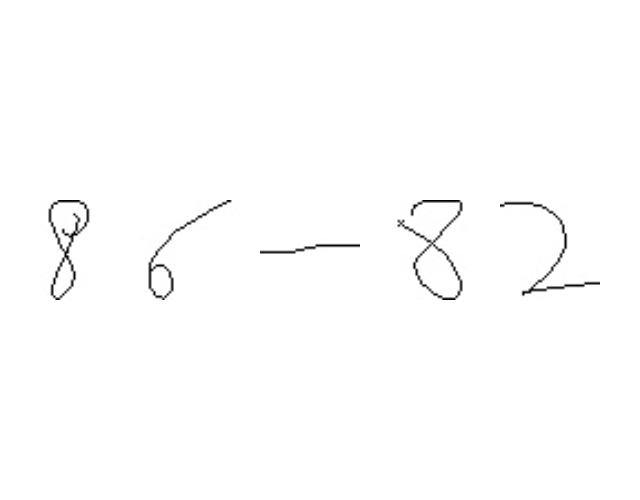
#> input picture notebooks/yolo_equation_images/2numbers_test_000.png, 640 x 500 px, found by its file name
$ jupyter execute --allow-errors FinalNotebook.ipynb
#> lines starting #> are read from the running program, lines starting #| are printed output that depends on the picture; after the words box and inside, x2 and y2 are one past the last pixel; in counts of white or black regions, pixels touching at a corner belong together
[cell 1]
import cv2
import numpy as np
import matplotlib.pyplot as plt
import tensorflow as tf

from tensorflow.keras.preprocessing.image import ImageDataGenerator
from tensorflow.keras.preprocessing import image
import os

# Preprocessing

[cell 2]
# [5 lines left out: function binarize, not called in this run]

data_dir = '../data'
batch_size = 32
img_height = 45
img_width = 45

# Creating Training and Validation Datasets

#> (a cell that did not finish here is left out)

# Creating Classification Model

[cell 4]
num_classes = 14

#> (the rest of this cell did not finish here and is left out)

#> (a cell that did not finish here is left out)

# Creating Plots

#> (a cell that did not finish here is left out)

[cell 7]
import matplotlib.pyplot as plt
import numpy as np

# Data
class_names = ['0', 'times', '1', '2', '3', '4', '5', '6', '7', '8', '9', '+', '-', '=']
accuracies = np.array([97.04, 100, 99.19, 96.69, 97.26, 97.83, 100, 98.80, 98.77, 98.47, 99.47, 99.05, 99.20, 99.59])

# Convert accuracies to 0-1 scale for plotting
accuracies_scaled = accuracies / 100

# Create the plot
plt.figure(figsize=(15, 5))
bars = plt.bar(class_names, accuracies_scaled)
plt.title('Per-Class Accuracy')
plt.xlabel('Class')
plt.ylabel('Accuracy')
plt.xticks(rotation=45)

# Add percentage labels on top of bars using the original accuracy values
for bar, acc in zip(bars, accuracies):
    height = bar.get_height()
    plt.text(bar.get_x() + bar.get_width()/2., height,
            f'{acc:.2f}%',
            ha='center', va='bottom')

plt.tight_layout()
plt.show()

[cell 8]
import matplotlib.pyplot as plt
import seaborn as sns
import numpy as np
from sklearn.metrics import confusion_matrix, classification_report

# [108 lines left out: function visualize_model_performance, not called in this run]

#> (a cell that did not finish here is left out)

[cell 10]
# [33 lines left out: function verify_predictions, not called in this run]

#> (the rest of this cell did not finish here and is left out)

# Object Detection Using Contours

[cell 11]
image_dir = "test_equation_images/"

[cell 12]
def getOverlap(a, b):
     return max(0, min(a[1], b[1]) - max(a[0], b[0]))
def detect_contours(img_path):
    # Given an image path, output bounding box coordinates of an image
    input_image = cv2.imread(img_path, 0) # Load a greyscale image

    # Make a copy to draw bounding box
    input_image_cpy = input_image.copy()

    # Convert the grayscale image to binary (image binarization opencv python), then invert
    binarized = cv2.adaptiveThreshold(input_image_cpy,255,cv2.ADAPTIVE_THRESH_MEAN_C, cv2.THRESH_BINARY,11,2)
    inverted_binary_img = ~binarized

    # Detect contours
    # hierarchy variable contains information about the relationship between each contours
    contours_list, hierarchy = cv2.findContours(inverted_binary_img,
                                           cv2.RETR_TREE,
                                           cv2.CHAIN_APPROX_SIMPLE) # Find contours
    # Detect contours
    l = []
    for c in contours_list:
        x, y, w, h = cv2.boundingRect(c)
        l.append([x, y, w, h])
    # Check whether any overlapping rectangles. We do this in a way such that we only compare each box once with all other boxes.
    lcopy = l.copy()
    keep = []
    while len(lcopy) != 0:
        curr_x, curr_y, curr_w, curr_h = lcopy.pop(0) # Look at next box
        if curr_w * curr_h < 20: # remove very small boxes
            continue
        throw = []
        for i, (x, y, w, h) in enumerate(lcopy):
            curr_interval = [curr_x, curr_x+curr_w]
            next_interval = [x, x+w]
            if getOverlap(curr_interval, next_interval) > 1 : # more than 3 pixels overlap, this is arbitrary
                # Merge the two intervals
                new_interval_x = [min(curr_x, x), max(curr_x+curr_w, x+w)]
                new_interval_y = [min(curr_y, y), max(curr_y+curr_h, y+h)]
                newx, neww = new_interval_x[0], new_interval_x[1] - new_interval_x[0]
                newy, newh = new_interval_y[0], new_interval_y[1] - new_interval_y[0]
                curr_x, curr_y, curr_w, curr_h = newx, newy, neww, newh
                throw.append(i) # Mark this box to throw away later, since it has now been merged with current box
        for ind in sorted(throw, reverse=True): # Sort in reverse order otherwise we will pop incorrectly
            lcopy.pop(ind)
        keep.append([curr_x, curr_y, curr_w, curr_h]) # Keep the current box we are comparing against
    return keep

[cell 13]
IMAGE = "2numbers_test_000.png"
img_path = "test_equation_images/"+IMAGE
input_image = cv2.imread(img_path, 0)
#> input_image is the input picture: shape (500, 640); min 0, max 255, mean 253.2
input_image_cpy = input_image.copy()
keep = detect_contours(image_dir+IMAGE)
#> in detect_contours, `binarized = cv2.adaptiveThreshold(input_image_cpy,255,cv2.ADAPTIVE_THR..`:
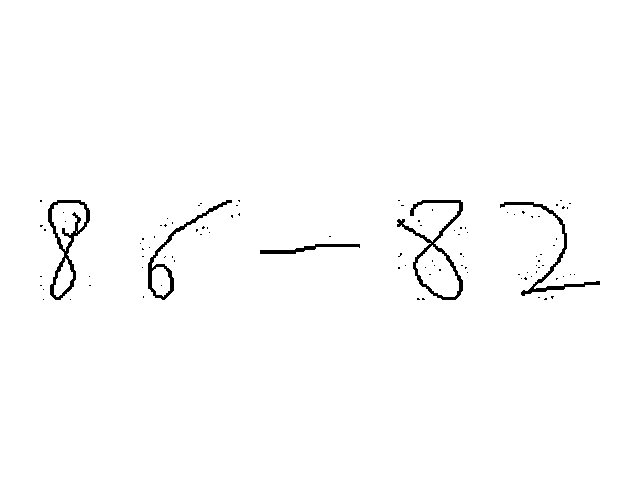
#> binarized: shape (500, 640); 98.7% white; 101 black regions (96 under 20 px), largest, box (x1, y1, x2, y2) and area: (397, 200, 463, 300) 1021, (48, 200, 90, 300) 936, (500, 202, 600, 296) 765, (148, 200, 232, 300) 683, (260, 244, 360, 254) 360
#> in detect_contours, `contours_list, hierarchy = cv2.findContours(inverted_binary_img, cv2.R..`: contours_list = 106 contours, 97 with area under 20; largest, box (x1, y1, x2, y2) and area: (397, 200, 463, 300) 2170, (48, 200, 90, 300) 2132, (415, 244, 460, 298) 1446, (51, 202, 87, 252) 1020, (148, 200, 232, 300) 956
#> the loop in detect_contours, `for c in contours_list:` made 106 passes
#> (c, x, y, w, h) on passes 3 to 5: ([[545, 298], [544, 299], [546, 299], [546, 298]], 544, 298, 3, 2), ([[422, 298], [422, 299], [424, 299], [423, 298]], 422, 298, 3, 2), ([[417, 298], [417, 299], [419, 299], [418, 298]], 417, 298, 3, 2)
#> after the loop in detect_contours, `for c in contours_list:`: l = 106 items, first 6: [70, 299, 1, 1], [43, 299, 1, 1], [544, 298, 3, 2], [422, 298, 3, 2], [417, 298, 3, 2], [538, 297, 2, 1]
#> in detect_contours, `lcopy = l.copy()`: lcopy has the same summary as l
#> the loop in detect_contours, `while len(lcopy) != 0:` made 96 passes
#> after the loop in detect_contours, `while len(lcopy) != 0:`: keep = [[260, 236, 100, 18], [500, 200, 100, 96], [397, 200, 66, 100], [148, 200, 84, 100], [48, 200, 42, 100]]; lcopy = []

[cell 14]
#Visualise how the bounding boxes look like
for (x, y, w, h) in keep:
    cv2.rectangle(input_image_cpy, (x, y), (x + w, y + h), (0, 0, 255), 1)
#> this loop made 5 passes
plt.imshow(input_image_cpy, cmap='gray')
plt.show()

[cell 15]
def create_contour_visualizations(image_path):
    """Create comprehensive visualizations of the contour detection process"""
    # Read image and process
    input_image = cv2.imread(image_path, 0)
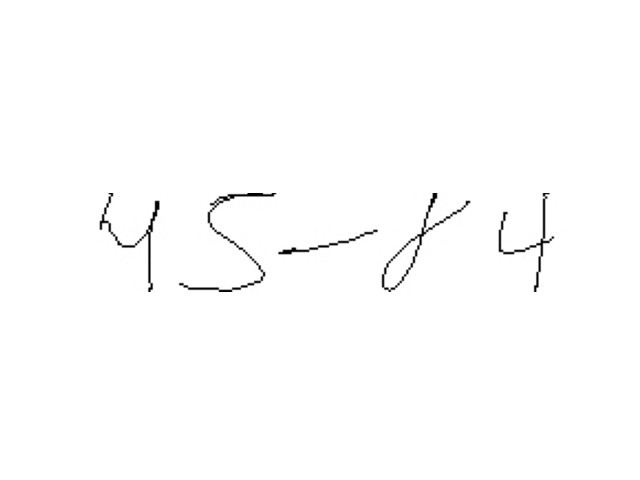
#> input picture test_equation_images/2numbers_test_002.png, 640 x 480 px, found by its file name
#> input_image is the input picture: shape (480, 640); min 0, max 255, mean 253.1
    binarized = cv2.adaptiveThreshold(input_image, 255,
                                    cv2.ADAPTIVE_THRESH_MEAN_C,
                                    cv2.THRESH_BINARY, 11, 2)
    inverted_binary_img = ~binarized

    # Get contours and boxes
    contours_list, hierarchy = cv2.findContours(inverted_binary_img,
                                              cv2.RETR_TREE,
                                              cv2.CHAIN_APPROX_SIMPLE)
#> contours_list = 133 contours, 127 with area under 20; largest, box (x1, y1, x2, y2) and area: (382, 193, 471, 292) 1282, (384, 236, 420, 290) 788, (179, 193, 277, 292) 576, (498, 193, 555, 292) 432, (99, 193, 160, 292) 428, (278, 229, 378, 255) 236

    # Get final boxes
    keep = detect_contours(image_path)
#> the loop in detect_contours (call 2), `for c in contours_list:` made 133 passes
#> (c, x, y, w, h) on passes 1 to 3: ([[256, 291], [258, 291]], 256, 291, 3, 1), ([[409, 290], [409, 291]], 409, 290, 1, 2), ([[140, 290], [140, 291], [141, 291], [141, 290]], 140, 290, 2, 2)
#> the loop in detect_contours (call 2), `while len(lcopy) != 0:` made 120 passes

    # 1. Process Steps Visualization
    fig, axes = plt.subplots(2, 2, figsize=(15, 12))
    axes = axes.ravel()

    # Original
    axes[0].imshow(input_image, cmap='gray')
    axes[0].set_title('Original Image')

    # Binarized
    axes[1].imshow(binarized, cmap='gray')
    axes[1].set_title('Binarized Image')

    # All Contours
    contour_img = input_image.copy()
    cv2.drawContours(contour_img, contours_list, -1, (0), 2)
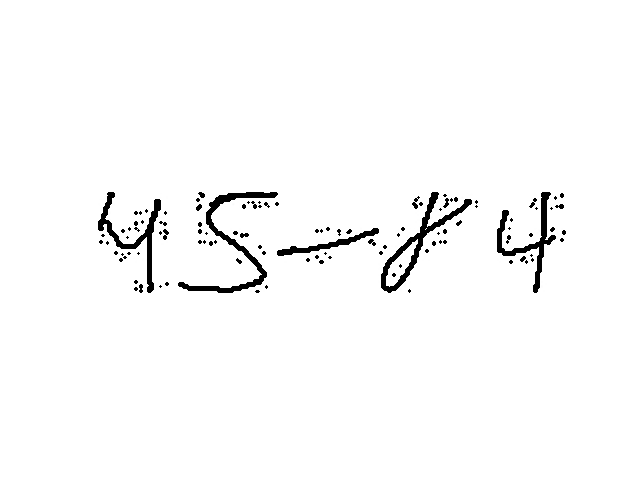
#> contour_img: shape (480, 640); 2.18% of pixels changed, all inside (x1, y1, x2, y2) = (98, 192, 566, 293)
    axes[2].imshow(contour_img, cmap='gray')
    axes[2].set_title('All Detected Contours')

    # Final Boxes
    final_img = input_image.copy()
    for (x, y, w, h) in keep:
        cv2.rectangle(final_img, (x, y), (x + w, y + h), (0), 2)
#> this loop made 5 passes
#> (x, y, w, h) on passes 1 to 4: (278, 228, 100, 27), (179, 193, 98, 99), (382, 193, 89, 99), (498, 193, 57, 99)
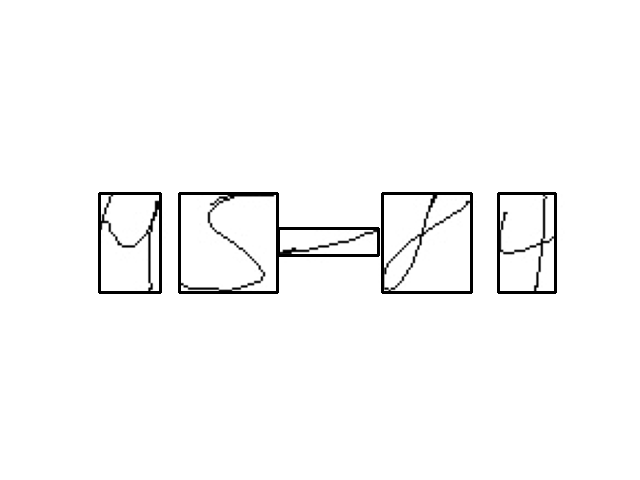
#> final_img: shape (480, 640); 1.58% of pixels changed, all inside (x1, y1, x2, y2) = (98, 192, 557, 294)
    axes[3].imshow(final_img, cmap='gray')
    axes[3].set_title('Final Bounding Boxes')

    for ax in axes:
        ax.axis('off')
    plt.tight_layout()
    plt.show()

    # 2. Box Statistics
    widths = [w for (x, y, w, h) in keep]
    heights = [h for (x, y, w, h) in keep]
    areas = [w*h for (x, y, w, h) in keep]
    aspect_ratios = [w/h for (x, y, w, h) in keep]

    fig, axes = plt.subplots(2, 2, figsize=(15, 10))

    # Box dimensions
    axes[0,0].scatter(widths, heights)
    axes[0,0].set_title('Box Dimensions')
    axes[0,0].set_xlabel('Width (pixels)')
    axes[0,0].set_ylabel('Height (pixels)')
    axes[0,0].grid(True)

    # Areas
    axes[0,1].hist(areas, bins=20)
    axes[0,1].set_title('Box Area Distribution')
    axes[0,1].set_xlabel('Area (pixels²)')
    axes[0,1].set_ylabel('Count')
    axes[0,1].grid(True)

    # Aspect ratios
    axes[1,0].hist(aspect_ratios, bins=20)
    axes[1,0].set_title('Aspect Ratio Distribution')
    axes[1,0].set_xlabel('Width/Height Ratio')
    axes[1,0].set_ylabel('Count')
    axes[1,0].grid(True)

    # Box positions
    axes[1,1].scatter([x for (x,y,w,h) in keep],
                     [y for (x,y,w,h) in keep])
    axes[1,1].set_title('Box Positions')
    axes[1,1].set_xlabel('X Position')
    axes[1,1].set_ylabel('Y Position')
    axes[1,1].invert_yaxis()  # Match image coordinates
    axes[1,1].grid(True)

    plt.tight_layout()
    plt.show()
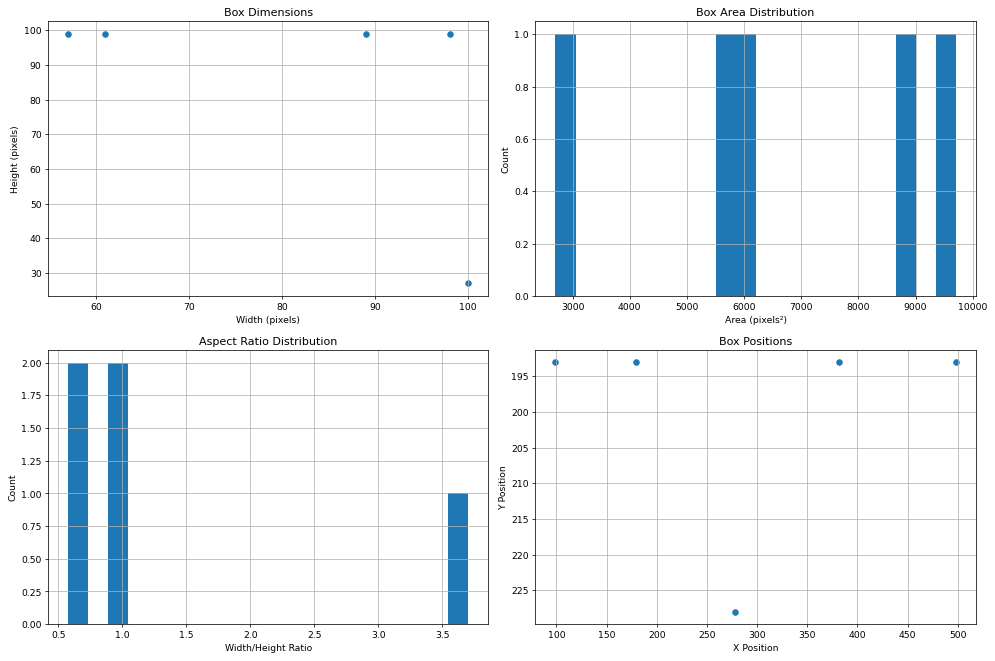
#> figure drawn by matplotlib, 4 panels

    # 3. Overlap Analysis
    n_boxes = len(keep)
    overlap_matrix = np.zeros((n_boxes, n_boxes))
    for i in range(n_boxes):
        for j in range(n_boxes):
            if i != j:
                x1, y1, w1, h1 = keep[i]
                x2, y2, w2, h2 = keep[j]
                overlap = getOverlap([x1, x1+w1], [x2, x2+w2])
                overlap_matrix[i,j] = overlap

    plt.figure(figsize=(8, 6))
    sns.heatmap(overlap_matrix, annot=True, fmt='.1f', cmap='YlOrRd')
    plt.title('Box Overlap Analysis')
    plt.xlabel('Box Index')
    plt.ylabel('Box Index')
    plt.show()
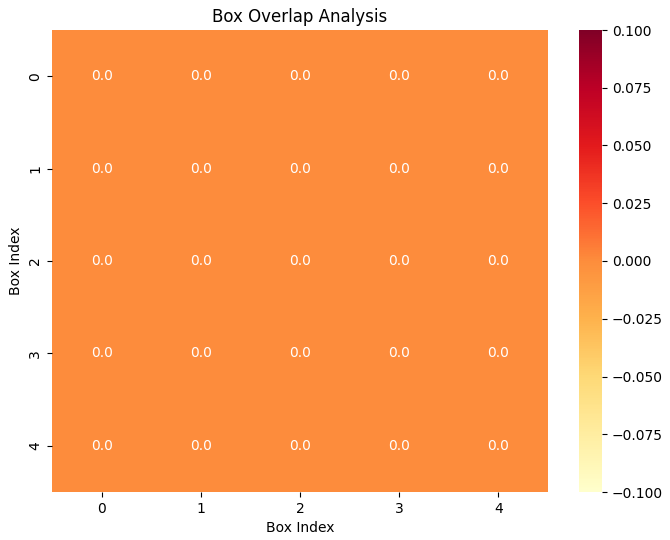
#> figure drawn by matplotlib, 2 panels

# Use the function
img_path = 'test_equation_images/2numbers_test_002.png'
create_contour_visualizations(img_path)

[cell 16]
# [40 lines left out: function resize_pad, not called in this run]

[cell 17]
# [50 lines left out: function predict_single_equation, not called in this run]

# Use it like this:
img_path = "test_equation_images/2numbers_test_020.png"  # Replace with your image path
#> (the rest of this cell did not finish here and is left out)

[cell 18]
# [45 lines left out: functions calculate_iou, evaluate_detection, not called in this run]

[cell 19]
import json
def evaluate_equation_detection(image_path):
    # Get detected boxes
    detected_boxes = detect_contours(image_path)
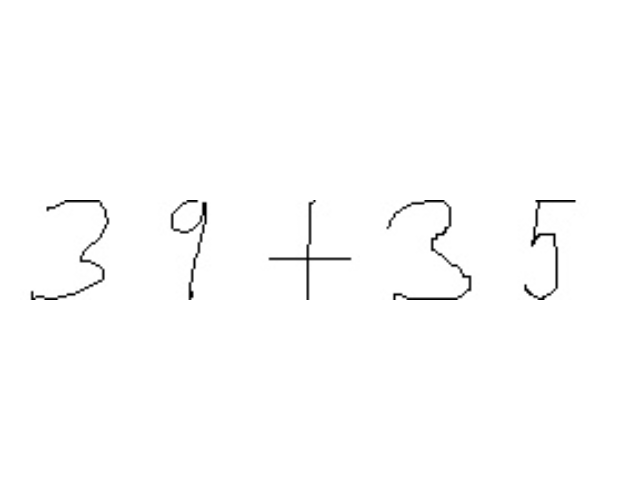
#> input picture notebooks/test_equation_images_withlabels/2numbers_test_001.png, 640 x 500 px
#> in detect_contours, input_image is the input picture: shape (500, 640); min 0, max 255, mean 253.1
#> the loop in detect_contours (call 3), `for c in contours_list:` made 99 passes
#> c on passes 1 to 4: [[569, 299], [570, 299]], [[560, 299], [561, 299]], [[83, 299]], [[518, 298], [517, 299], [519, 299], [519, 298]]
#> the loop in detect_contours (call 3), `while len(lcopy) != 0:` made 98 passes

    # Load ground truth
    gt_path = image_path.replace('.png', '_gt.json')
    with open(gt_path, 'r') as f:
        ground_truth_data = json.load(f)

    # Evaluate detection
    metrics = evaluate_detection(detected_boxes, ground_truth_data['boxes'])

    # Visualize results
    img = cv2.imread(image_path, 0)
    plt.figure(figsize=(15, 5))

    # Plot with detected boxes
    plt.subplot(1, 2, 1)
    plt.imshow(img, cmap='gray')
    for box in detected_boxes:
        x, y, w, h = box
        plt.gca().add_patch(plt.Rectangle((x, y), w, h,
                                        fill=False, color='red', linewidth=2))
    plt.title('Detected Boxes')

    # Plot with ground truth boxes
    plt.subplot(1, 2, 2)
    plt.imshow(img, cmap='gray')
    for box in ground_truth_data['boxes']:
        x, y, w, h = box
        plt.gca().add_patch(plt.Rectangle((x, y), w, h,
                                        fill=False, color='green', linewidth=2))
    plt.title('Ground Truth Boxes')

    plt.tight_layout()
    plt.show()

    return metrics

output_folder = 'test_equation_images_withlabels'
# Evaluate all test images
all_metrics = []
#> (the rest of this cell did not finish here and is left out)

[cell 20]
import numpy as np
import matplotlib.pyplot as plt
import cv2
import json

# [20 lines left out: function calculate_iou, not called in this run]

def evaluate_contour_detection(image_path, gt_path):
    """Evaluate contour detection against ground truth"""
    # Get detected boxes
    detected_boxes = detect_contours(image_path)
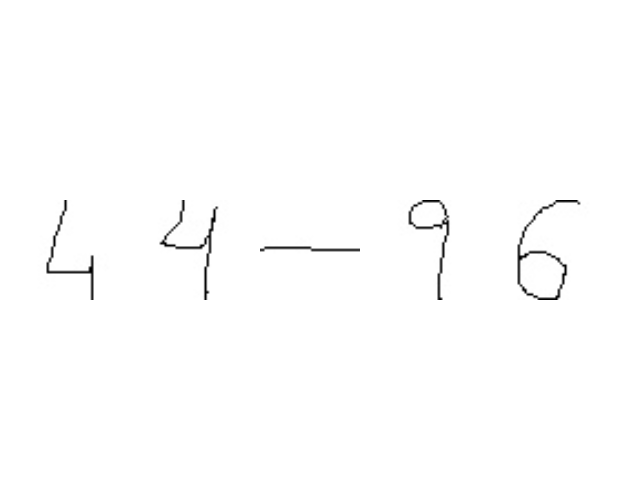
#> input picture notebooks/test_equation_images_withlabels/2numbers_test_035.png, 640 x 500 px
#> in detect_contours, input_image is the input picture: shape (500, 640); min 0, max 255, mean 253.4
#> in detect_contours (call 4), `binarized = cv2.adaptiveThreshold(input_image_cpy,255,cv2.ADAPTIVE_THR..`:
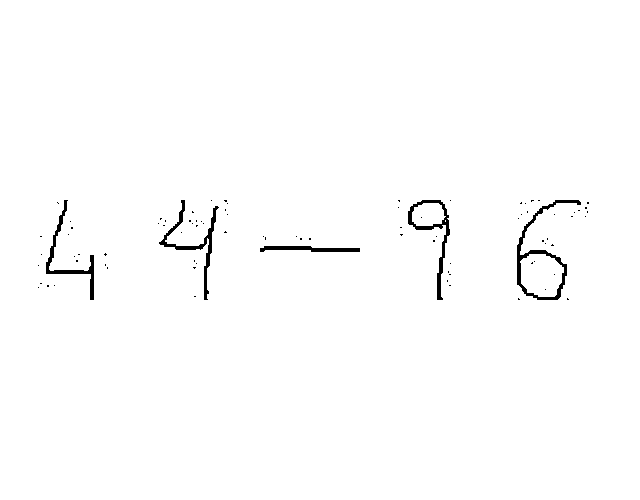
#> binarized: shape (500, 640); 98.9% white; 87 black regions (82 under 20 px), largest, box (x1, y1, x2, y2) and area: (517, 200, 581, 300) 870, (159, 200, 219, 300) 709, (408, 200, 450, 300) 662, (46, 200, 94, 300) 599, (260, 246, 360, 252) 402
#> the loop in detect_contours (call 4), `for c in contours_list:` made 90 passes
#> c on passes 1 to 4: [[567, 298], [567, 299], [568, 299]], [[518, 298], [518, 299], [519, 299]], [[194, 296], [195, 296]], [[38, 287]]
#> the loop in detect_contours (call 4), `while len(lcopy) != 0:` made 82 passes

    # Load ground truth
    with open(gt_path, 'r') as f:
        gt_data = json.load(f)
    gt_boxes = gt_data['boxes']

    # Calculate IoU for each detected box with best matching ground truth box
    ious = []
    matched_gt_indices = set()

    for det_box in detected_boxes:
        best_iou = 0
        best_gt_idx = -1

        for i, gt_box in enumerate(gt_boxes):
            if i not in matched_gt_indices:
                iou = calculate_iou(det_box, gt_box)
                if iou > best_iou:
                    best_iou = iou
                    best_gt_idx = i

        if best_iou > 0:
            ious.append(best_iou)
            matched_gt_indices.add(best_gt_idx)

    # Calculate metrics
    true_positives = len(matched_gt_indices)
    false_positives = len(detected_boxes) - true_positives
    false_negatives = len(gt_boxes) - true_positives

    precision = true_positives / (true_positives + false_positives) if (true_positives + false_positives) > 0 else 0
    recall = true_positives / (true_positives + false_negatives) if (true_positives + false_negatives) > 0 else 0
    f1_score = 2 * (precision * recall) / (precision + recall) if (precision + recall) > 0 else 0
    avg_iou = np.mean(ious) if ious else 0

    metrics = {
        'precision': precision,
        'recall': recall,
        'f1_score': f1_score,
        'avg_iou': avg_iou,
        'true_positives': true_positives,
        'false_positives': false_positives,
        'false_negatives': false_negatives
    }

    return metrics, ious, detected_boxes, gt_boxes

# [71 lines left out: functions visualize_detection_comparison, plot_detection_metrics, not called in this run]

[cell 21]
# Evaluate single image
image_path = "test_equation_images_withlabels/2numbers_test_035.png"
gt_path = "test_equation_images_withlabels/2numbers_test_035_gt.json"

#> (the rest of this cell did not finish here and is left out)

[cell 22]
# [45 lines left out: functions calculate_iou, evaluate_detection, not called in this run]

[cell 23]
def calculate_average_iou_across_images(output_folder, num_images):
   """Calculate the average IOU across all images in the dataset"""
   all_ious = []

   for i in range(num_images):
       # Get image and ground truth paths
       filename = f"2numbers_test_{str(i).zfill(3)}"
       image_path = os.path.join(output_folder, f"{filename}.png")
       gt_path = os.path.join(output_folder, f"{filename}_gt.json")

       # Get detected boxes
       detected_boxes = detect_contours(image_path)
